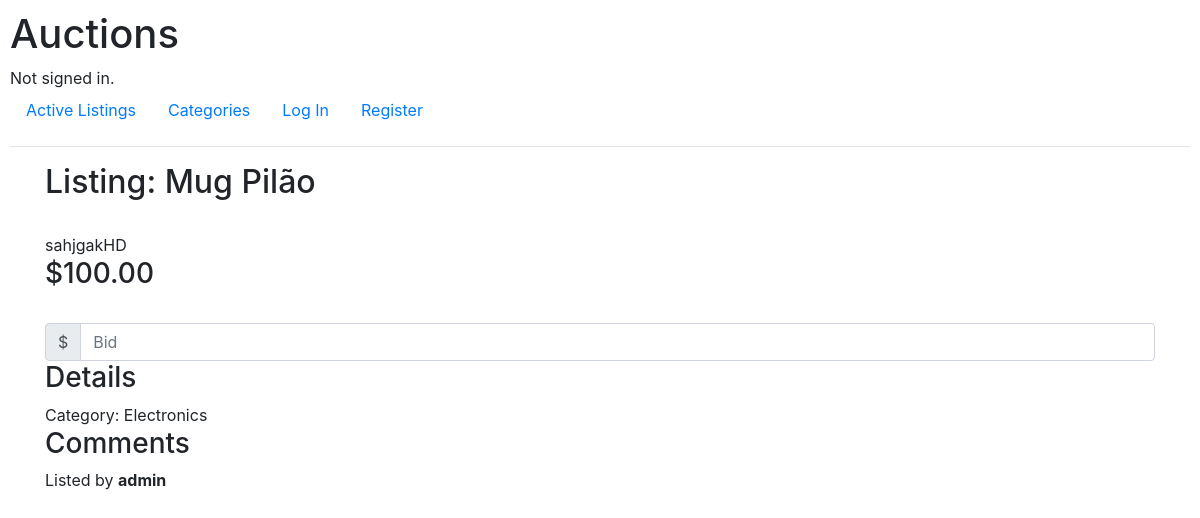
/listings/1, run on an earlier commit of the app's database.
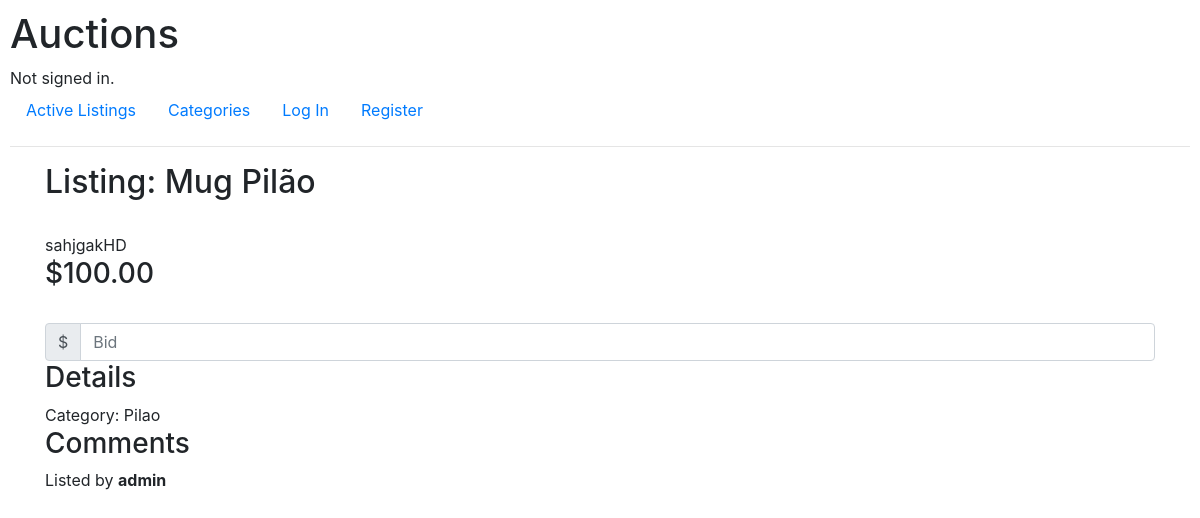
And on a later commit of the database.
### auctions/models.py (models this page shows, shortened)
class Listing(models.Model):
    name = models.CharField(max_length=64)
    description = models.CharField(max_length=300)
    price = models.DecimalField(max_digits=19, decimal_places=10)
    upload = models.FileField(upload_to='uploads/', blank=True)
    category = models.ForeignKey(Category, on_delete=models.CASCADE,  blank=True, related_name="category")
    is_active = models.BooleanField(default=True)
    created_at = models.DateField()
    listed_by = models.ForeignKey(User, on_delete=models.CASCADE, default="", blank=True, related_name="user")

class Category(models.Model):
    name = models.CharField(max_length=30)
    def __str__(self):
        return f"{self.name}"

class User(AbstractUser):
    pass

### auctions/views.py (the view)
# urls.py: path("listings/<int:id>", views.listings, name="listings"),
def listings(request, id):
    listing = Listing.objects.get(id=id)
    current_price = Bid.objects.filter(auction=id).aggregate(Max('price'))
    price = current_price['price__max'] or listing.price
    return render(request, "auctions/listing.html", {
        "listing": listing,
        "current_price": price
    })

### auctions/templates/auctions/listing.html (shortened to what this page needs)
{% extends "auctions/layout.html" %}
{% block body %}
<div class="container">
    <h2>Listing: {{listing.name}}</h2>
    <div>{{listing.description}}</div>
    <h3>${{current_price|stringformat:".2f"}}</h3>
        <div class="input-group">
            <div class="input-group-prepend">
            <span class="input-group-text" id="inputGroupPrepend">$</span>
            </div>
            <input type="text" class="form-control" placeholder="Bid" aria-describedby="inputGroupPrepend" >
        </div>
    <h3>Details</h3>
    <div>Category: {{listing.category}}</div>
    <h3>Comments</h3>
    Listed by <strong>{{listing.listed_by}}</strong>
</div>
{% endblock %}

What changed in the data, as far as the page shows it:
changed Listing "Mug Pilão": category "Electronics" → "Pilao"
